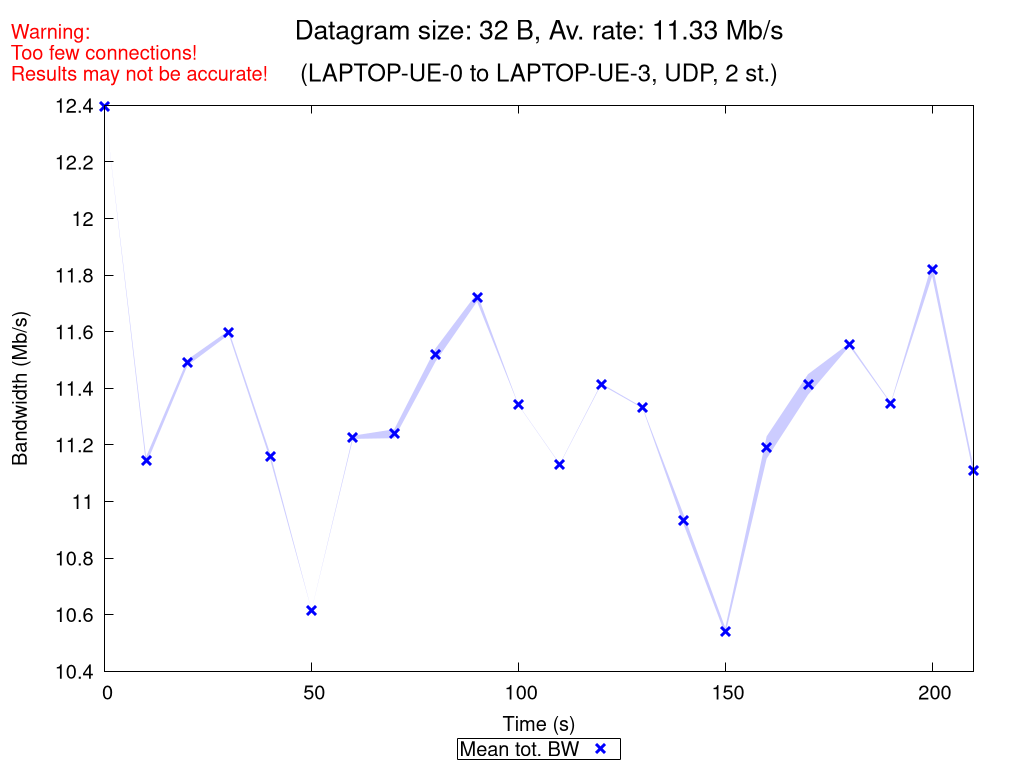

Recreate this plot in gnuplot.
set terminal pngcairo nocrop enhanced size 1024,768 font "Verdana,15"
set output "UDP_2_st_2020_10_17_19-49-04_one2two_00032B.png"

set title "{/=20 Datagram size: 32 B, Av. rate: 11.33 Mb/s}\n\n{/=18 (LAPTOP-UE-0 to LAPTOP-UE-3, UDP, 2 st.)}"
set label "Warning:\nToo few connections!\nResults may not be accurate!" at screen 0.01, screen 0.96 tc rgb "red"

set xlabel "Time (s)"
set ylabel "Bandwidth (Mb/s)"
set ytics nomirror
set key bmargin center horizontal box samplen 1 width -1
set bmargin 4.6
set rmargin 4.5

rf = 1000000.0  # rate factor
set style fill transparent solid 0.2 noborder
set autoscale xfix
plot "UDP_2_st_2020_10_17_19-49-04_one2two_00032B_iperf_processed.dat" using 1:($2/rf-$3/rf):($2/rf+$3/rf) with filledcurves lc rgb "blue" notitle, \
     "" using 1:($2/rf) with points pt 2 ps 1.5 lw 3 lc rgb "blue" title "Mean tot. BW", \
